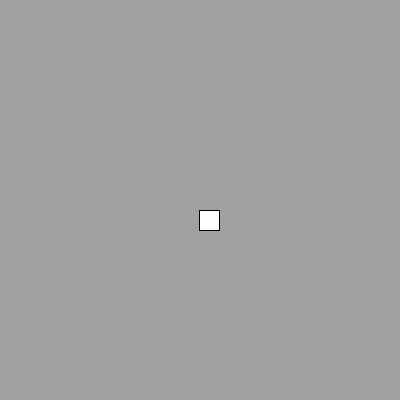
Frame 1 (no input)
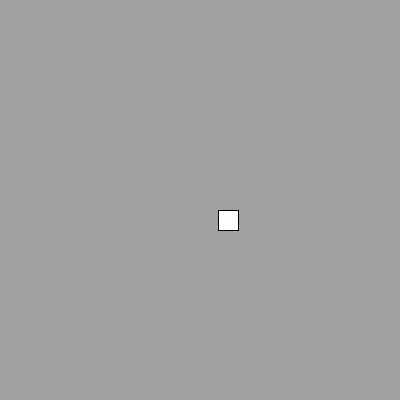
Frame 60 (the mouse pressed at the canvas centre just before this capture)
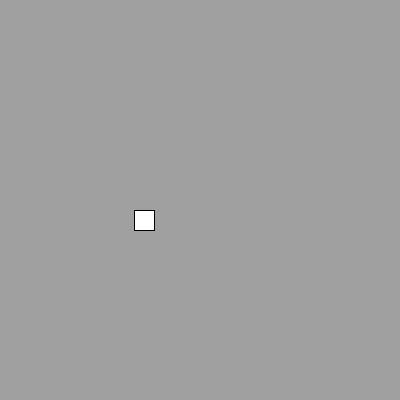
Frame 120 (the mouse held since frame 60 and released just before this capture)

The Processing sketch that drew these frames (run headless with seeded random() and noise(); from frame 60 on, the mouse is pressed at the canvas centre):

// Processing sketch: Ex_2_rythmmotion_2
// ── Ex_2_rythmmotion_2.pde
void setup() {
    size(400, 400);
    rectMode(CENTER);
}

void draw() {
    background(160);
    translate(width/2, height/2);
    rect(sin(frameCount/20.0) * width/2, 20, 20, 20);
}
